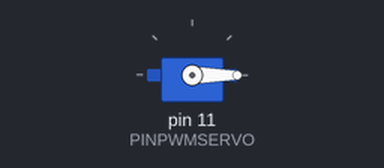
The sketch below on a simulated Arduino Uno, built with avr-gcc and run on an emulated ATmega328P. Shown: servo.

Above: at 0.05 s.
Timing chart, 0 to 4.1 s (numbered marks = the images above):
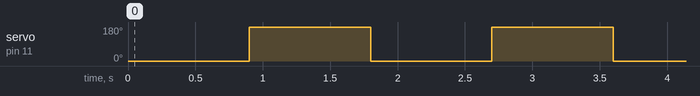

The sketch:

29_2_Servomotor_Codigo_DutyCyclePWM.ino
```cpp
/*29.2.-Control de movimiento de un servomotor con solamente código, editando el duty cycle mínimo
y máximo que se alcanza en los motores.
Servomotor SG90 que se alimenta con 4.8 a 6 V, cuenta con un pequeño torque de 1.2 [kg.cm]
cuando se alimenta con 4.8 V y 1.8 [kg.cm] cuando se alimenta con 6 V, su posición es controlada
por una señal PWM (Pulse Width Module) con una frecuencia de 50 Hz (20 [ms]).
------------------------------------------------------------------------------------------------
Servomotor MG995 que se alimenta con 4.8 a 7.5 V, cuenta con un torque medio de 8.5 [kg.cm] cuando
se alimenta con 4.8 V y 10 [kg.cm] cuando se alimenta con 7.5 V, su posición es controlada por una
señal PWM (Pulse Width Module) con una frecuencia de 50 Hz (20 [ms]).*/
//IMPORTACIÓN DE LIBRERÍAS
#include <Servo.h> //Librería de control de servomotores.

//DECLARACIÓN DE VARIABLES Y/O CONSTANTES
/*Objeto de la clase Servo, este no recibe ningún parámetro, solamente sirve para poder usar los
métodos de la librería.*/
Servo servomotor;
int PINPWMSERVO = 11;      //Pin 11 = Cable de señal PWM conectada al PIN11~ digital del Arduino.
/*Cuando el valor alto del duty cycle en la señal PWM dura 1000 µs = 1 ms, la posición del motor
está en 0°. Esta es la teoría, pero si el motor no da el giro completo o suena un clic cuando lo
hace, se puede mover este valor para encontrar el óptimo, además al editar esto se puede cambiar
aunque sea un poco el alcance de giro de los motores.*/
int DUTYCYCLEMIN = 600;  //High Duty Cycle Mínimo ≈ 1000 µs = 1 ms
/*Cuando el valor alto del duty cycle en la señal PWM dura 2000 µs = 2 ms, la posición del motor
está en 180°. Esta es la teoría, pero si el motor no da el giro completo o suena un clic cuando lo
hace, se puede mover este valor para encontrar el óptimo, además al editar esto se puede cambiar
aunque sea un poco el alcance de giro de los motores.*/
int DUTYCYCLEMAX = 2500;  //High Duty Cycle Máximo ≈ 2000 µs = 2 ms
//VALORES ÓPTIMOS DE DUTY CYCLE:
//Servomotor SG90 (El chiquito azul); DUTYCYCLEMIN = 600; DUTYCYCLEMAX = 2500; Giro de 0 a 180°.
//Servomotor MG995 (El grande negro); DUTYCYCLEMIN = 650; DUTYCYCLEMAX = 2500; Giro de 0 a 160°.
/*El motor utiliza corriente cuando se mueve, aumenta mucho la corriente que consume cuando se
mueve rápido y consume muy poca cuando mantiene su posición, hay que tomar mucho en cuenta esto
cuando se prueba el motor, ya que, si se usa un valor bajo en el delay, la corriente que demanda el
servomotor puede dañar el puerto serial de la computadora.
--------------------------------------------------------------------------------------------------
Servomotor SG90 (El chiquito azul): Si el delay de la velocidad baja de ser 350 milisegundos, el
servomotor no es que demande más corriente y el puerto serial comienza a fallar, sino que no le da
tiempo de llegar al otro punto de la secuencia, más que nada si queremos que vaya de 0 a 180°, si
es un gir que vaya a una posición menor, tal vez si se podría, pero al transcurrir mucho tiempo
este se comenzará a calentar.
--------------------------------------------------------------------------------------------------
Servomotor MG995 (El grande negro): Si el delay de la velocidad baja de ser 860 milisegundos, el
servomotor demanda mucha corriente si se conecta directamente y el puerto serial comienza a fallar.*/
int velocidadMotor = 900;

//CONFIGURACIÓN DE LOS PINES Y LA COMUNICACIÓN SERIAL
void setup() {
  /*servomotor.attach(): Método que sirve para inicializar el objeto del servomotor:
    - El primer parámetro indica el Pin del Arduino al que se conectó el cable de la señal PWM.
    - El segundo parámetro indica la duración mínima en µs de la señal PWM y el tercero la máxima.*/
  servomotor.attach(PINPWMSERVO, DUTYCYCLEMIN, DUTYCYCLEMAX);
}

//EJECUCIÓN DEL PROGRAMA EN UN BUCLE INFINITO
void loop() {
  /*servomotor.write(0): Método usado para controlar la posición del eje perteneciente a un servomotor.
  Recibe como argumento un valor numérico que representa el ángulo de giro deseado.*/
  servomotor.write(0);
  /*delay(ms): Método que detiene la ejecución del programa un cierto tiempo dado en milisegundos,
  pero cuando se usa después del método Servo.write(), lo que hace es dictar el tiempo que se debe
  tardar de llegar de un punto a otro en una secuencia.*/
  delay(velocidadMotor);
  servomotor.write(180);
  delay(velocidadMotor);
}
//26,000 = 600
//X      = 0;     X =
```

Measured:
- by itself, servo on pin 11 (PINPWMSERVO): alternates 180° for 0.90 s and 0° for 0.90 s
